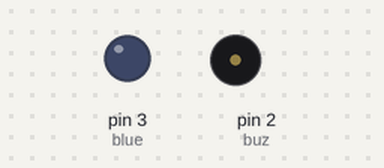
A sketch run on a simulated Arduino Uno, built with avr-gcc and run on an emulated ATmega328P. On the bench: output pins drawn as LEDs (lit = HIGH), buzzer (waves = sounding). Dashed ring = blinking.

Above: at 0.2 s.
At 15.05 s:
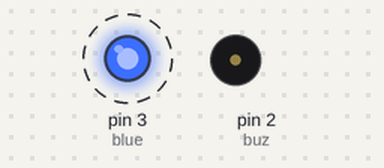
At 39.8 s:
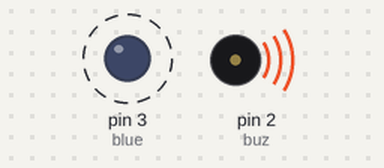
Timing chart, 0 to 40.0 s (numbered marks = the images above):
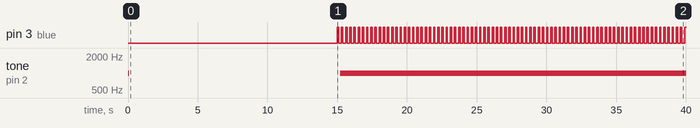

The sketch:

18_Automatic_Medicine_Reminder.ino
```cpp
/***********************************************************
Project Title : Automatic Medicine Reminder
Organisation: Soham Academy Of Human Excellence
Website: https://ria.sohamacademy.org/
***********************************************************/

const int blue = 3;     // Connect BLUE LED to pin 3
int buz = 2;            // Buzzer on pin 2
void setup()
{
// initialize the LED & Buzzer pin as Output:
pinMode(blue, OUTPUT);
pinMode(buz,OUTPUT);
}
void loop()
{
tone(buz,1000,100); //Beep for 1 second- Starting Sound
delay(15000);   /*delay 24 hrs. untill next period to take med.                           * 24hr * 300s * 1000ms */
goto buz;         //going to buz: goto Statement
  buz:
{
digitalWrite(blue, HIGH);  //Blue led on
delay(100);
digitalWrite(blue,LOW);  //LEd off --thus BLINK
delay(100);
tone(buz,1000,300); //Start beeping
delay(100);
goto buz;
/*going again to buz: so that the Code runs
untill you come near the
Medicine Box and Push the reset switch*/
}
}
```

Measured:
- by itself, pin 3 (blue): LOW → HIGH at 15.0 s, → LOW 0.10 s later, → HIGH 0.20 s later, → LOW 0.10 s later, … (167 changes in this stretch)
- by itself, tone on pin 2 (buz): silent → 1000 Hz at 0.00 s, → silent 0.10 s later, → 1000 Hz 15.1 s later
